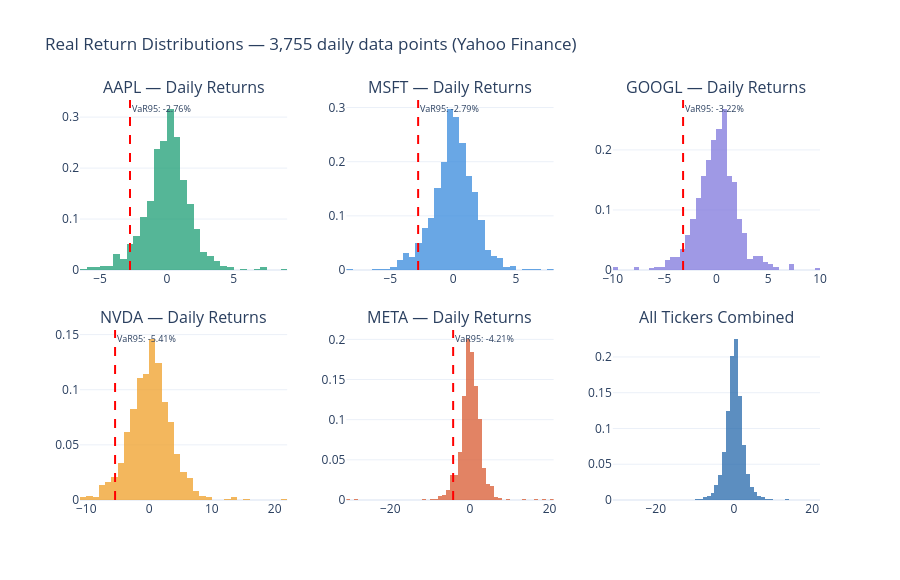

The code cell stored with this chart in its notebook:
### Markdown cell above
## 5. Return Distributions & VaR
Real return distributions often show negative skew and fat tails — unlike the symmetric GBM model.

### Code cell
colors = ['#1D9E75', '#378ADD', '#7F77DD', '#EF9F27', '#D85A30']
positions = [(1,1),(1,2),(1,3),(2,1),(2,2)]

fig = make_subplots(rows=2, cols=3,
    subplot_titles=[f'{t} — Daily Returns' for t in TICKERS] + ['All Tickers Combined'],
    vertical_spacing=0.15, horizontal_spacing=0.08)

all_returns_list = []
for i, (ticker, color) in enumerate(zip(TICKERS, colors)):
    r = returns[ticker].dropna() * 100
    all_returns_list.append(r)
    row, col = positions[i]

    fig.add_trace(go.Histogram(
        x=r, nbinsx=60, name=ticker,
        marker_color=color, opacity=0.75,
        histnorm='probability density'
    ), row=row, col=col)

    var95 = np.percentile(r, 5)
    fig.add_vline(x=var95, line_dash='dash', line_color='red',
        annotation_text=f'VaR95: {var95:.2f}%',
        annotation_font_size=9, row=row, col=col)

all_r = pd.concat(all_returns_list)
fig.add_trace(go.Histogram(
    x=all_r, nbinsx=80,
    marker_color='#185FA5', opacity=0.7,
    histnorm='probability density', name='All'
), row=2, col=3)

total_pts = len(returns) * len(TICKERS)
fig.update_layout(
    title=f'Real Return Distributions — {total_pts:,} daily data points (Yahoo Finance)',
    height=580, template='plotly_white', showlegend=False
)
fig.show()

print('Skewness & Kurtosis (real markets show fat tails):')
for ticker in TICKERS:
    r = returns[ticker].dropna()
    print(f'  {ticker}: Skew={r.skew():.3f} | Kurt={r.kurtosis():.3f}')

### Figure 1 — Plotly figure (JSON) as saved in the notebook; plotly's stock layout.template omitted (floating-point values rounded to 4 significant figures; data arrays with more than 128 entries replaced by an {"elided": "..."} marker saying what was removed)
{"data": [{"histnorm": "probability density", "marker": {"color": "#1D9E75"}, "name": "AAPL", "nbinsx": 60, "opacity": 0.75, "type": "histogram", "x": {"elided": "751 float values"}, "xaxis": "x", "yaxis": "y"}, {"histnorm": "probability density", "marker": {"color": "#378ADD"}, "name": "MSFT", "nbinsx": 60, "opacity": 0.75, "type": "histogram", "x": {"elided": "751 float values"}, "xaxis": "x2", "yaxis": "y2"}, {"histnorm": "probability density", "marker": {"color": "#7F77DD"}, "name": "GOOGL", "nbinsx": 60, "opacity": 0.75, "type": "histogram", "x": {"elided": "751 float values"}, "xaxis": "x3", "yaxis": "y3"}, {"histnorm": "probability density", "marker": {"color": "#EF9F27"}, "name": "NVDA", "nbinsx": 60, "opacity": 0.75, "type": "histogram", "x": {"elided": "751 float values"}, "xaxis": "x4", "yaxis": "y4"}, {"histnorm": "probability density", "marker": {"color": "#D85A30"}, "name": "META", "nbinsx": 60, "opacity": 0.75, "type": "histogram", "x": {"elided": "751 float values"}, "xaxis": "x5", "yaxis": "y5"}, {"histnorm": "probability density", "marker": {"color": "#185FA5"}, "name": "All", "nbinsx": 80, "opacity": 0.7, "type": "histogram", "x": {"elided": "3755 float values"}, "xaxis": "x6", "yaxis": "y6"}], "layout": {"annotations": [{"font": {"size": 16}, "showarrow": false, "text": "AAPL — Daily Returns", "x": 0.14, "xanchor": "center", "xref": "paper", "y": 1, "yanchor": "bottom", "yref": "paper"}, {"font": {"size": 16}, "showarrow": false, "text": "MSFT — Daily Returns", "x": 0.5, "xanchor": "center", "xref": "paper", "y": 1, "yanchor": "bottom", "yref": "paper"}, {"font": {"size": 16}, "showarrow": false, "text": "GOOGL — Daily Returns", "x": 0.86, "xanchor": "center", "xref": "paper", "y": 1, "yanchor": "bottom", "yref": "paper"}, {"font": {"size": 16}, "showarrow": false, "text": "NVDA — Daily Returns", "x": 0.14, "xanchor": "center", "xref": "paper", "y": 0.425, "yanchor": "bottom", "yref": "paper"}, {"font": {"size": 16}, "showarrow": false, "text": "META — Daily Returns", "x": 0.5, "xanchor": "center", "xref": "paper", "y": 0.425, "yanchor": "bottom", "yref": "paper"}, {"font": {"size": 16}, "showarrow": false, "text": "All Tickers Combined", "x": 0.86, "xanchor": "center", "xref": "paper", "y": 0.425, "yanchor": "bottom", "yref": "paper"}, {"font": {"size": 9}, "showarrow": false, "text": "VaR95: -2.76%", "x": -2.757, "xanchor": "left", "xref": "x", "y": 1, "yanchor": "top", "yref": "y domain"}, {"font": {"size": 9}, "showarrow": false, "text": "VaR95: -2.79%", "x": -2.787, "xanchor": "left", "xref": "x2", "y": 1, "yanchor": "top", "yref": "y2 domain"}, {"font": {"size": 9}, "showarrow": false, "text": "VaR95: -3.22%", "x": -3.215, "xanchor": "left", "xref": "x3", "y": 1, "yanchor": "top", "yref": "y3 domain"}, {"font": {"size": 9}, "showarrow": false, "text": "VaR95: -5.41%", "x": -5.412, "xanchor": "left", "xref": "x4", "y": 1, "yanchor": "top", "yref": "y4 domain"}, {"font": {"size": 9}, "showarrow": false, "text": "VaR95: -4.21%", "x": -4.209, "xanchor": "left", "xref": "x5", "y": 1, "yanchor": "top", "yref": "y5 domain"}], "height": 580, "shapes": [{"line": {"color": "red", "dash": "dash"}, "type": "line", "x0": -2.757, "x1": -2.757, "xref": "x", "y0": 0, "y1": 1, "yref": "y domain"}, {"line": {"color": "red", "dash": "dash"}, "type": "line", "x0": -2.787, "x1": -2.787, "xref": "x2", "y0": 0, "y1": 1, "yref": "y2 domain"}, {"line": {"color": "red", "dash": "dash"}, "type": "line", "x0": -3.215, "x1": -3.215, "xref": "x3", "y0": 0, "y1": 1, "yref": "y3 domain"}, {"line": {"color": "red", "dash": "dash"}, "type": "line", "x0": -5.412, "x1": -5.412, "xref": "x4", "y0": 0, "y1": 1, "yref": "y4 domain"}, {"line": {"color": "red", "dash": "dash"}, "type": "line", "x0": -4.209, "x1": -4.209, "xref": "x5", "y0": 0, "y1": 1, "yref": "y5 domain"}], "showlegend": false, "title": {"text": "Real Return Distributions — 3,755 daily data points (Yahoo Finance)"}, "xaxis": {"anchor": "y", "domain": [0, 0.28]}, "xaxis2": {"anchor": "y2", "domain": [0.36, 0.64]}, "xaxis3": {"anchor": "y3", "domain": [0.72, 1]}, "xaxis4": {"anchor": "y4", "domain": [0, 0.28]}, "xaxis5": {"anchor": "y5", "domain": [0.36, 0.64]}, "xaxis6": {"anchor": "y6", "domain": [0.72, 1]}, "yaxis": {"anchor": "x", "domain": [0.575, 1]}, "yaxis2": {"anchor": "x2", "domain": [0.575, 1]}, "yaxis3": {"anchor": "x3", "domain": [0.575, 1]}, "yaxis4": {"anchor": "x4", "domain": [0, 0.425]}, "yaxis5": {"anchor": "x5", "domain": [0, 0.425]}, "yaxis6": {"anchor": "x6", "domain": [0, 0.425]}}}
